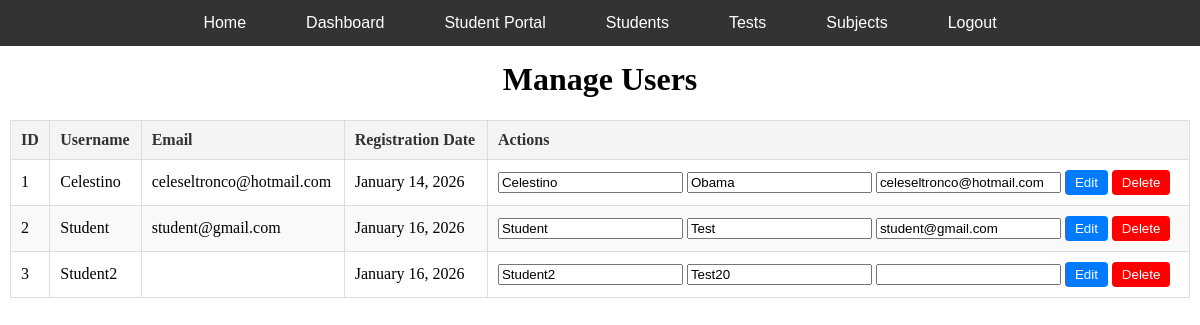
Page /otemlearn-php/admin.php (signed in) on the committed database.
### tables this page shows
CREATE TABLE `users` (
  `id` int(6) NOT NULL,
  `username` varchar(50) NOT NULL,
  `usersurname` varchar(100) DEFAULT NULL,
  `role` varchar(20) NOT NULL DEFAULT 'student',
  `email` varchar(100) DEFAULT NULL,
  `password` varchar(255) NOT NULL,
  `reg_date` timestamp NOT NULL DEFAULT CURRENT_TIMESTAMP
);

### otemlearn-php/functions.php (called while the page is built, shortened)
<?php
function setActiveCLass($pageName){
    $current_page = basename($_SERVER['PHP_SELF']);
    return  ($current_page === $pageName) ? "active": '';
}
function getPageClass(){
    return basename($_SERVER['PHP_SELF'], ".php");
}
function full_month_date($date){
   return  date("F d, Y",  strtotime($date));
}

### otemlearn-php/admin.php (the view, shortened to what this page needs)
<?php
include "partials/header.php";
include "partials/navigation.php";
$result = mysqli_query($conn, "SELECT id, username, usersurname, email, reg_date FROM users");
?>
<h1>Manage Users</h1>
<div class="container">
    <table class="user-table">
        <thead>
        <tr>
            <th>ID</th>
            <th>Username</th>
            <th>Email</th>
            <th>Registration Date</th>
            <th>Actions</th>
        </tr>
        </thead>
        <tbody>
        <?php while ($user = mysqli_fetch_assoc($result)): ?>
        <tr>
            <td><?php echo $user['id'];  ?></td>
            <td><?php echo $user['username'];  ?></td>
            <td><?php echo $user['email'];  ?></td>
            <td><?php echo full_month_date($user['reg_date']); ?>
            </td>
            <td>
                <form method="POST" style="display:inline-block;">
                    <input type="text" name="username" value="<?php echo $user['username']; ?>" required>
                    <input type="text" name="usersurname" value="<?php echo $user['usersurname']; ?>" required>
                    <input type="email" name="email" value="<?php echo $user['email']; ?>">
                    <button class="edit" type="submit" name="edit_user">Edit</button>
                </form>
                <form method="POST" style="display:inline-block;" onsubmit="return confirm('Are you sure you want to delete this user?');">
                    <button class="delete" type="submit" name="delete_user">Delete</button>
                </form>
            </td>
        </tr>
        <?php endwhile; ?>
        </tbody>
    </table>
</div>
<?php
include "partials/footer.php";
?>

### otemlearn-php/partials/header.php (shortened to what this page needs)
<?php
include "functions.php";
?>
<!doctype html>
<html lang="en">
<head>
    <link rel="stylesheet" href="css/style.css">
    <link rel="stylesheet" href="css/admin.css">
</head>
<body class="<?php echo getPageClass()?>">

### otemlearn-php/partials/navigation.php (shortened to what this page needs)
<nav>
    <ul>
        <li>
            <a class="<?php echo setActiveCLass('index.php'); ?>" href="index.php">Home</a>
        </li>
        <?php if (isset($_SESSION['logged_in']) && $_SESSION['logged_in'] === true): ?>
            <?php if (isset($_SESSION['role']) && $_SESSION['role'] === 'admin'): ?>
                <li><a class="<?php echo setActiveCLass('dashboard.php'); ?>" href="dashboard.php">Dashboard</a></li>
                <li><a class="<?php echo setActiveCLass('student_portal.php'); ?>" href="student_portal.php">Student Portal</a></li>
                <li><a class="<?php echo setActiveCLass('students.php'); ?>" href="students.php">Students</a></li>
                <li><a class="<?php echo setActiveCLass('tests.php'); ?>" href="tests.php">Tests</a></li>
                <li><a class="<?php echo setActiveCLass('subjects.php'); ?>" href="subjects.php">Subjects</a></li>
                <li><a href="logout.php">Logout</a></li>
            <?php endif; ?>
        <?php else: ?>
            <li><a href="register.php">Register</a></li>
            <li><a href="login.php">Login</a></li>
        <?php endif; ?>
    </ul>
</nav>

### otemlearn-php/partials/footer.php
</body>
</html>

### otemlearn-php/css/style.css (style rules this page uses)
body { margin: 0; padding-top: 20px; }
.container { margin: 10px; }
nav { background-color: #333; display: flex; justify-content: center; position: fixed; width: 100%; top: 0; z-index: 1000; }
nav ul { display: flex; list-style-type: none; margin: 0; padding: 0; }
nav ul li { margin: 0 10px; }
nav ul li a { display: block; color: white; padding: 14px 20px; text-align: center; text-decoration: none; font-family: Arial, sans-serif; font-size: 16px; transition: background-color 0.3s ease; }

### otemlearn-php/css/admin.css (style rules this page uses)
body.admin .user-table { width: 100%; border-collapse: collapse; margin-top: 20px; }
body.admin .user-table th, body.admin .user-table td { padding: 10px; text-align: left; border: 1px solid #ddd; }
body.admin .user-table th { background-color: #f4f4f4; color: #333; font-weight: bold; }
body.admin .user-table tr:nth-child(even) { background-color: #f9f9f9; }
body.admin .user-table button { padding: 5px 10px; border: none; color: white; background-color: #007bff; cursor: pointer; border-radius: 4px; }
body.admin .user-table form .delete { background-color: red; }
body.admin { padding-top: 40px; }
body.admin h1, body.admin h2 { text-align: center; }

### rows in the picture
users: id "1", username "Celestino", email "celeseltronco@hotmail.com", reg_date "January 14, 2026", usersurname "Obama"
users: id "2", username "Student", email "student@gmail.com", reg_date "January 16, 2026", usersurname "Test"
users: id "3", username "Student2", reg_date "January 16, 2026", usersurname "Test20"
